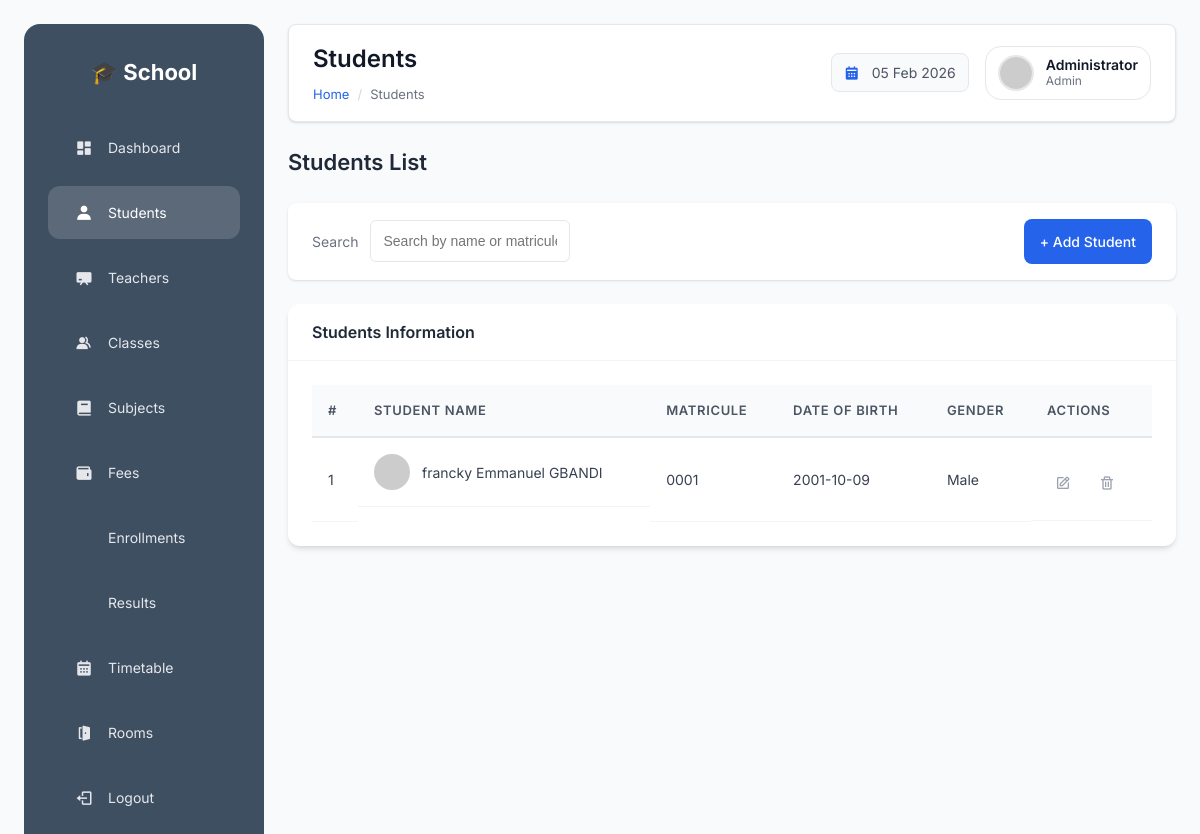
/students (signed in), run on an earlier commit of the app's database.
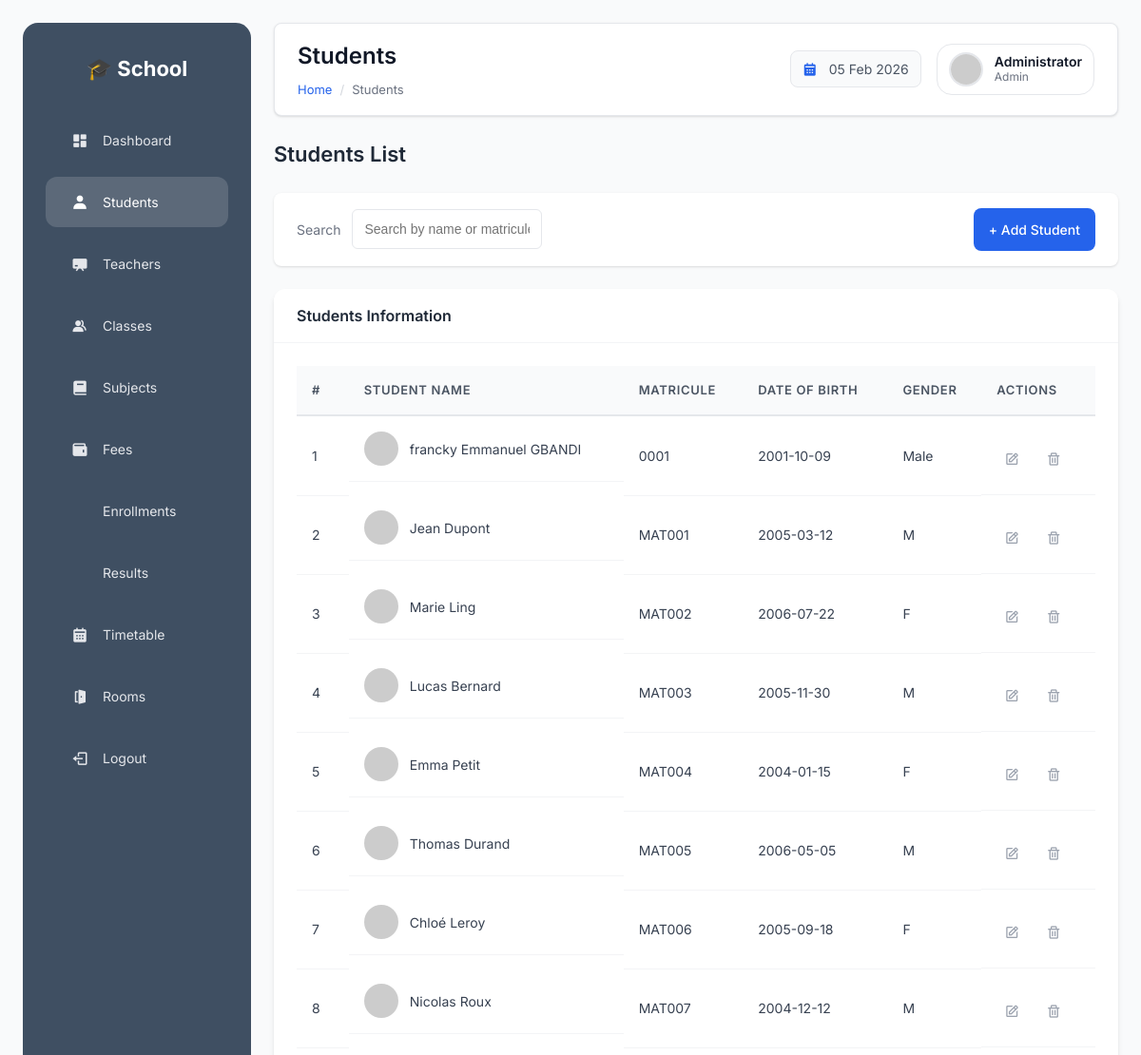
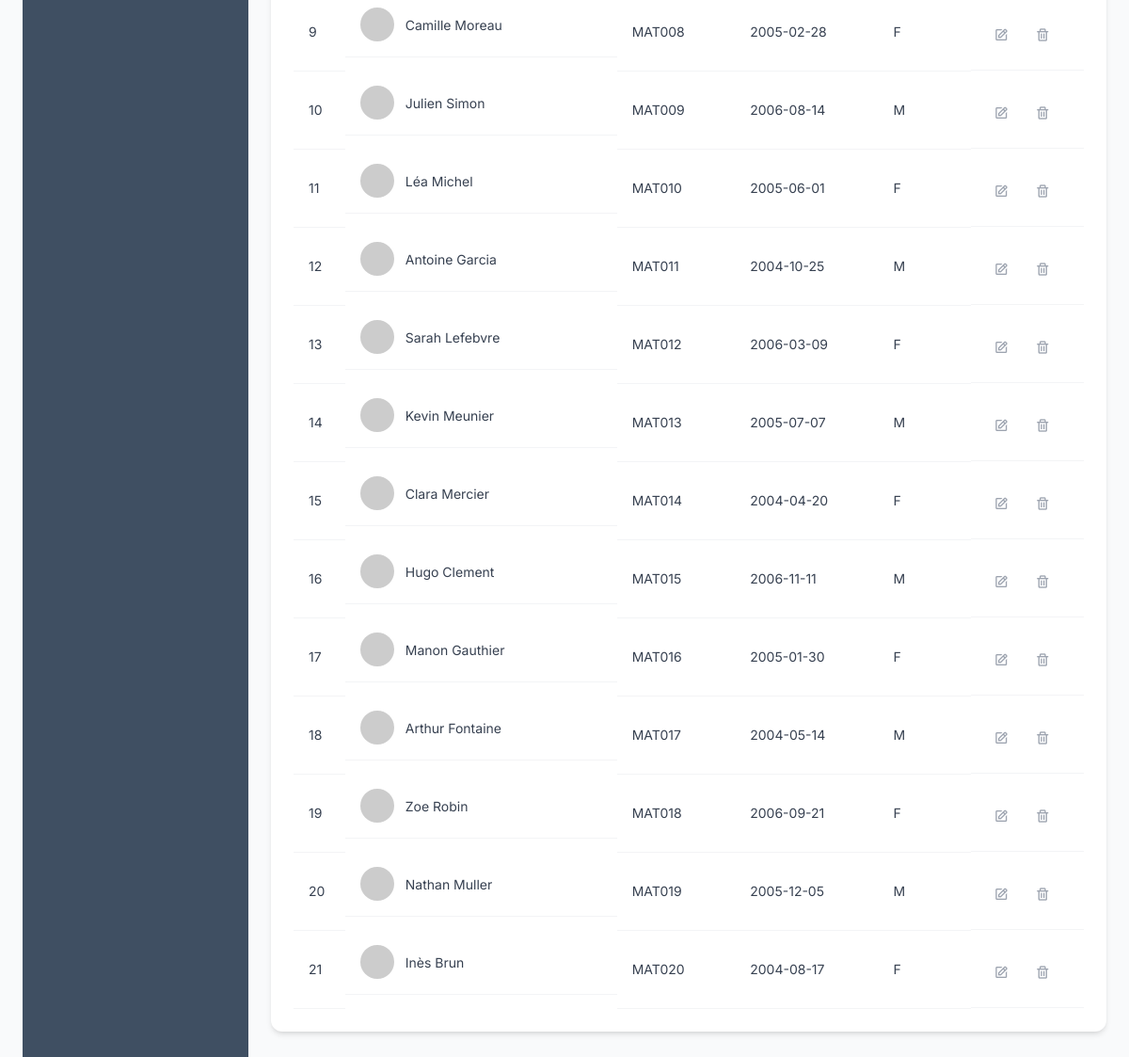
And on a later commit of the database (2 pictures, top to bottom).
### tables this page shows
CREATE TABLE students (
    id INTEGER PRIMARY KEY AUTOINCREMENT,
    name TEXT NOT NULL,
    matricule TEXT UNIQUE NOT NULL,
    date_of_birth TEXT,
    gender TEXT
);

### app.py (the view)
@app.route("/students")
@login_required
def students():
    conn = get_db_connection()
    students = conn.execute("SELECT * FROM students").fetchall()
    conn.close()
    return render_template("students.html",
                         students=students,
                         page_title="Students",
                         page_heading="Students")

### app.py (called while the page is built)
def get_db_connection():
    conn = sqlite3.connect(DB_PATH)
    conn.row_factory = sqlite3.Row
    return conn

def login_required(f):
    @wraps(f)
    def decorated_function(*args, **kwargs):
        if not session.get("admin_logged_in"):
            return redirect(url_for("login"))
        return f(*args, **kwargs)
    return decorated_function

@app.context_processor
def inject_date():
    return {"current_date": datetime.now().strftime("%d %b %Y")}

### templates/students.html (shortened to what this page needs)
{% extends "base.html" %}
{% block page_heading %}Students{% endblock %}
{% block breadcrumb %}Students{% endblock %}
{% block content %}
<div class="page-header">
    <h2>Students List</h2>
</div>
<div class="filter-bar">
    <div class="filter-group">
        <label>Search</label>
        <input type="text" placeholder="Search by name or matricule">
    </div>
    <a href="{{ url_for('add_student') }}" class="btn btn-primary">
        + Add Student
    </a>
</div>
<div class="card">
    <div class="card-header">
        Students Information
    </div>
    <div class="card-body">
        <table class="table">
            <thead>
                <tr>
                    <th>#</th>
                    <th>Student Name</th>
                    <th>Matricule</th>
                    <th>Date of Birth</th>
                    <th>Gender</th>
                    <th class="text-right">Actions</th>
                </tr>
            </thead>
            <tbody>
                {% for student in students %}
                <tr>
                    <td>{{ student.id }}</td>
                    <td class="user-cell">
                        <img src="https://i.pravatar.cc/40?u={{ student.id }}"
                             alt="{{ student.name }}">
                        <span>{{ student.name }}</span>
                    </td>
                    <td>{{ student.matricule }}</td>
                    <td>{{ student.date_of_birth }}</td>
                    <td>{{ student.gender }}</td>
                    <td class="action-icons">
                        <a href="{{ url_for('edit_student', id=student.id) }}"
                           class="edit" title="Edit">
                            <i class='bx bx-edit'></i>
                        </a>
                        <a href="{{ url_for('delete_student', id=student.id) }}"
                           class="delete"
                           onclick="return confirm('Are you sure?');"
                           title="Delete">
                            <i class='bx bx-trash'></i>
                        </a>
                    </td>
                </tr>
                {% endfor %}
            </tbody>
        </table>
    </div>
</div>
{% endblock %}

### templates/base.html (shortened to what this page needs)
<!DOCTYPE html>
<html lang="en">
<head>
    <link href="https://unpkg.com/boxicons@2.1.4/css/boxicons.min.css" rel="stylesheet">
    <link rel="stylesheet" href="{{ url_for('static', filename='css/main.css') }}">
</head>
<body>
<div class="app">
    <aside class="sidebar">
        <div class="logo">🎓 School</div>
        <nav>
            <ul class="sidebar-nav">
                <li><a href="{{ url_for('dashboard') }}" class="{% if request.endpoint == 'dashboard' %}active{% endif %}">
                    <i class='bx bxs-dashboard'></i> Dashboard
                </a></li>
                <li><a href="{{ url_for('students') }}" class="{% if request.endpoint == 'students' %}active{% endif %}">
                    <i class='bx bxs-user'></i> Students
                </a></li>
                <li><a href="{{ url_for('teachers') }}" class="{% if request.endpoint == 'teachers' %}active{% endif %}">
                    <i class='bx bxs-chalkboard'></i> Teachers
                </a></li>
                <li><a href="{{ url_for('classes') }}" class="{% if request.endpoint == 'classes' %}active{% endif %}">
                    <i class='bx bxs-group'></i> Classes
                </a></li>
                <li><a href="{{ url_for('subjects') }}" class="{% if request.endpoint == 'subjects' %}active{% endif %}">
                    <i class='bx bxs-book'></i> Subjects
                </a></li>
                <li><a href="{{ url_for('fees') }}" class="{% if request.endpoint == 'fees' %}active{% endif %}">
                    <i class='bx bxs-wallet'></i> Fees
                </a></li>
                <li><a href="{{ url_for('enrollments') }}" class="{% if request.endpoint == 'enrollments' %}active{% endif %}">
                     Enrollments
                </a></li>
                <li><a href="{{ url_for('results') }}" class="{% if request.endpoint == 'results' %}active{% endif %}">
                     Results
                </a></li>
                <li><a href="{{ url_for('timetable') }}" class="{% if request.endpoint == 'timetable' %}active{% endif %}">
                    <i class='bx bxs-calendar'></i> Timetable
                </a></li>
                <li><a href="{{ url_for('rooms') }}" class="{% if request.endpoint == 'rooms' %}active{% endif %}">
                    <i class='bx bxs-door-open'></i> Rooms
                </a></li>
                <li><a href="{{ url_for('logout') }}">
                    <i class='bx bx-log-out'></i> Logout
                </a></li>
            </ul>
        </nav>
    </aside>
    <div class="main">
        <header class="topbar">
            <div class="topbar-left">
                <div class="page-title">
                    <h1>{% block page_heading %}{% endblock %}</h1>
                    <nav class="breadcrumb">
                        <a href="{{ url_for('dashboard') }}">Home</a>
                        <span class="divider">/</span>
                        {% block breadcrumb %}{% endblock %}
                    </nav>
                </div>
            </div>
            <div class="topbar-right">
                <div class="date-widget">
                    <i class='bx bxs-calendar'></i>
                    <span id="current-date">{{ current_date|default('04 Feb 2026') }}</span>
                </div>
                <div class="user-widget">
                    <img src="{{ session.get('avatar_url', 'https://i.pravatar.cc/40') }}"
                         class="user-avatar"
                         alt="{{ session.get('user_name', 'User') }}">
                    <div class="user-info">
                        <span class="user-name">{{ session.get('user_name', 'Administrator') }}</span>
                        <span class="user-role">{{ session.get('user_role', 'Admin') }}</span>
                    </div>
                </div>
            </div>
        </header>
        <section class="page-content">
            {% block content %}{% endblock %}
        </section>
    </div>
</div>
</body>
</html>

What changed in the data, as far as the page shows it:
added students: id "2", name "Jean Dupont", matricule "MAT001", date_of_birth "2005-03-12", gender "M"
added students: id "3", name "Marie Ling", matricule "MAT002", date_of_birth "2006-07-22", gender "F"
added students: id "4", name "Lucas Bernard", matricule "MAT003", date_of_birth "2005-11-30", gender "M"
added students: id "5", name "Emma Petit", matricule "MAT004", date_of_birth "2004-01-15", gender "F"
added students: id "6", name "Thomas Durand", matricule "MAT005", date_of_birth "2006-05-05", gender "M"
added students: id "7", name "Chloé Leroy", matricule "MAT006", date_of_birth "2005-09-18", gender "F"
added students: id "8", name "Nicolas Roux", matricule "MAT007", date_of_birth "2004-12-12", gender "M"
added students: id "9", name "Camille Moreau", matricule "MAT008", date_of_birth "2005-02-28", gender "F"
added students: id "10", name "Julien Simon", matricule "MAT009", date_of_birth "2006-08-14", gender "M"
added students: id "11", name "Léa Michel", matricule "MAT010", date_of_birth "2005-06-01", gender "F"
added students: id "12", name "Antoine Garcia", matricule "MAT011", date_of_birth "2004-10-25", gender "M"
added students: id "13", name "Sarah Lefebvre", matricule "MAT012", date_of_birth "2006-03-09", gender "F"
added students: id "14", name "Kevin Meunier", matricule "MAT013", date_of_birth "2005-07-07", gender "M"
added students: id "15", name "Clara Mercier", matricule "MAT014", date_of_birth "2004-04-20", gender "F"
added students: id "16", name "Hugo Clement", matricule "MAT015", date_of_birth "2006-11-11", gender "M"
added students: id "17", name "Manon Gauthier", matricule "MAT016", date_of_birth "2005-01-30", gender "F"
added students: id "18", name "Arthur Fontaine", matricule "MAT017", date_of_birth "2004-05-14", gender "M"
added students: id "19", name "Zoe Robin", matricule "MAT018", date_of_birth "2006-09-21", gender "F"
added students: id "20", name "Nathan Muller", matricule "MAT019", date_of_birth "2005-12-05", gender "M"
added students: id "21", name "Inès Brun", matricule "MAT020", date_of_birth "2004-08-17", gender "F"
